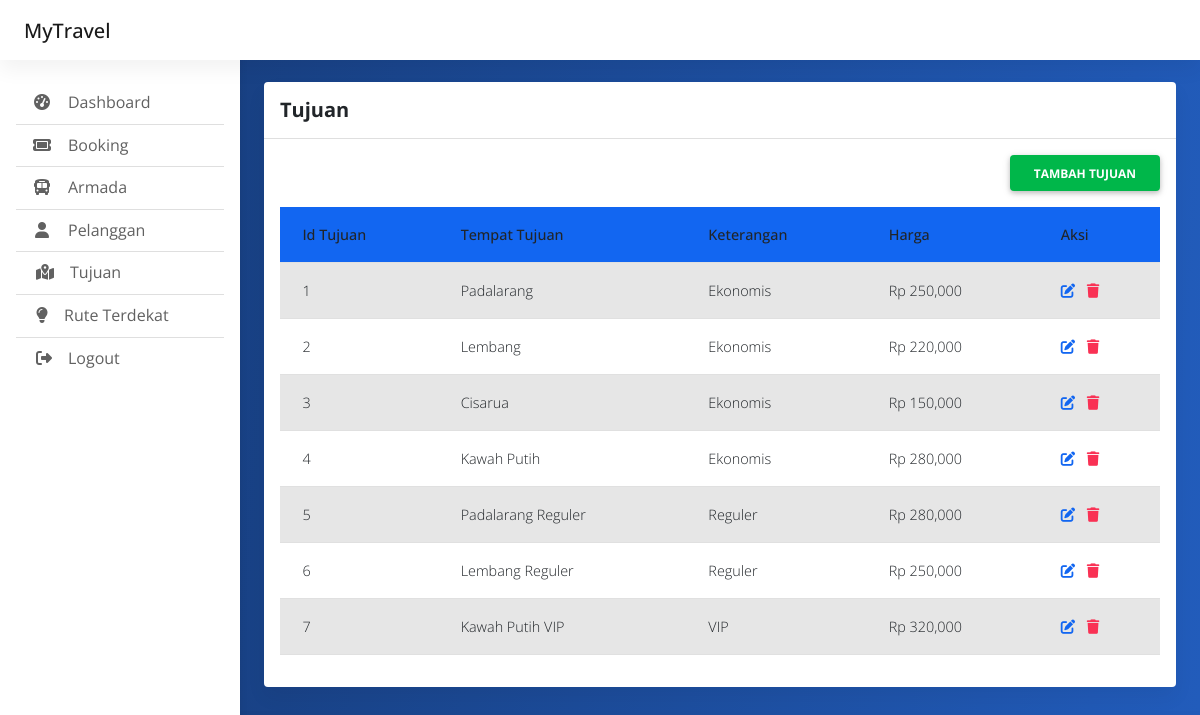
Page /index.php/admin/tujuan on the earlier database version.
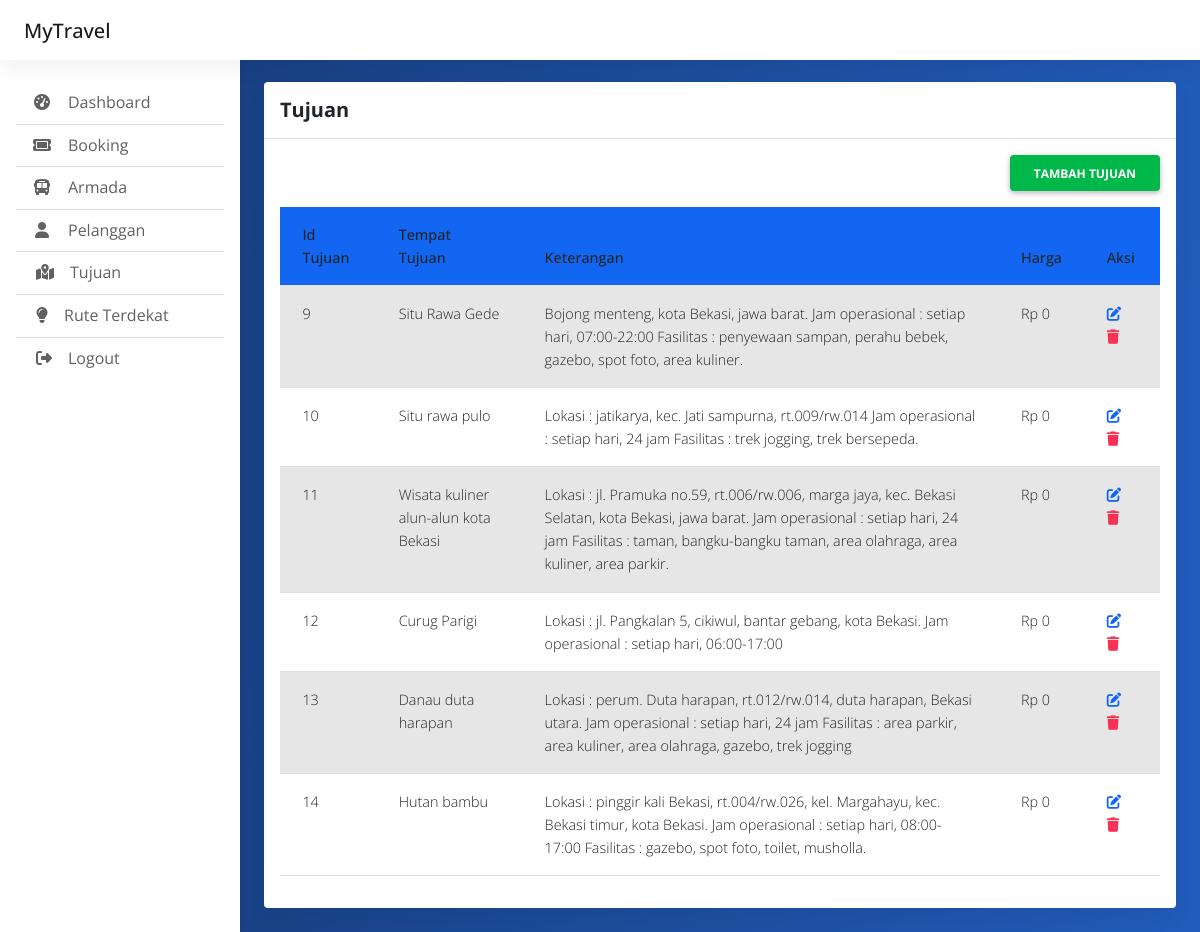
Same page on the later database version.
### tables this page shows
CREATE TABLE `tujuan` (
  `id_tujuan` int(255) NOT NULL,
  `nama_tujuan` varchar(255) NOT NULL,
  `paket` varchar(255) NOT NULL,
  `harga` int(255) NOT NULL
);

### application/controllers/Admin.php (called while the page is built, shortened)
<?php
class Admin extends CI_Controller {
	public function __construct()
	{
		$this->load->model('akun_model');
		$this->load->model('crud_model');
	}
	public function tujuan()
	{
		$data['array_tujuan'] = $this->crud_model->mengambil_data('tujuan');
		$this->load->view('admin_tujuan',$data);
	}
}

### index.php (called while the page is built, shortened)
<?php
require_once BASEPATH.'core/CodeIgniter.php';

### application/models/Crud_model.php (called while the page is built, shortened)
<?php
class Crud_model extends CI_Model{
	public function mengambil_data($nama_tabel)
	{
		$this->db->select('*');
		$this->db->from($nama_tabel);
		$query = $this->db->get();
		return $query->result();
	}
}

### application/views/admin_tujuan.php (the view, shortened to what this page needs)
<!doctype html>
<html lang="en">
  <head>
    <link href="https://cdn.jsdelivr.net/npm/bootstrap@5.3.0-alpha1/dist/css/bootstrap.min.css" rel="stylesheet">
	<link rel="stylesheet" href="https://cdnjs.cloudflare.com/ajax/libs/font-awesome/6.4.0/css/all.min.css" />
	<link rel="stylesheet" href="<?=base_url()?>css/mdb.min.css" />
	<link rel="stylesheet" href="<?=base_url()?>css/admin.css" />
  </head>
<body>
  <header>
    <?php $this->load->view('component/sidebar.php');?>
    <?php $this->load->view('component/navbar.php');?>
  </header>
  <main style="margin-top: 58px">
    <div class="container pt-4">
		  <section class="mb-4">
			<div class="card">
			  <div class="card-header py-3">
				<h5 class="mb-0"><strong>Tujuan</strong></h5>
			  </div>
			  <div class="card-body">
				<div class="d-grid gap-2 mb-3 d-md-flex justify-content-md-end">
				  <a href="<?=site_url('admin/tujuan_add')?>"><button class="btn btn-success fw-bold" type="button">Tambah Tujuan</button></a>
				</div>
				<table class="table table-striped" id="barangTable">
					<thead>
						<tr class="bg-primary text-white">
							<th>Id Tujuan</th>
							<th>Tempat Tujuan</th>
							<th>Keterangan</th>
							<th>Harga</th>
							<th>Aksi</th>
						</tr>
					</thead>
					<tbody>
					<?php foreach($array_tujuan as $tujuan): ?>
						<tr>
							<td><?=$tujuan->id_tujuan?></td>
							<td><?=$tujuan->nama_tujuan?></td>
							<td><?=$tujuan->paket?></td>
							<td>Rp <?=number_format($tujuan->harga)?></td>
							<td>
								<a href="<?=site_url('admin/tujuan_edit/'.$tujuan->id_tujuan)?>"><span class="fw-bold me-2 text-primary" onclick="return editchecked('');"><i class="fa-solid fa-pen-to-square"></i></span></a>
								<a href="<?=site_url('admin/tujuan_hapus/'.$tujuan->id_tujuan)?>"><span class="fw-bold text-danger" onclick="return deletechecked('');"><i class="fa-solid fa-trash"></i></span></a>
							</td>
						</tr>
					<?php endforeach; ?>
					</tbody>
				</table>
			  </div>
			</div>
		  </section>
    </div>
  </main>
</body>
</html>

### application/views/component/sidebar.php
<nav id="sidebarMenu" class="collapse d-lg-block sidebar collapse bg-white">
  <div class="position-sticky">
    <div class="list-group list-group-flush mx-3 mt-4">
      <a href="<?=site_url('admin')?>" class="list-group-item list-group-item-action py-2 ripple" id="dashboard">
        <i class="fas fa-tachometer-alt fa-fw me-3"></i><span>Dashboard</span>
      </a>
      <a href="<?=site_url('admin/booking')?>" class="list-group-item list-group-item-action py-2 ripple" id="pengiriman">
        <i class="fas fa-ticket fa-fw me-3"></i><span>Booking</span>
      </a>
      <a href="<?=site_url('admin/armada')?>" class="list-group-item list-group-item-action py-2 ripple" id="kurir">
        <i class="fas fa-bus fa-fw me-3"></i><span>Armada </span>
      </a>
      <a href="<?=site_url('admin/pelanggan')?>"" class="list-group-item list-group-item-action py-2 ripple" id="gudang"><i
          class="fas fa-user fa-fw me-3"></i><span>Pelanggan</span>
</a>
      <a href="<?=site_url('admin/tujuan')?>"" class="list-group-item list-group-item-action py-2 ripple" id="status"><i
class="fas fa-map-location-dot  ms-1 me-3"></i><span>Tujuan</span>
</a>
      <a href="<?=site_url('admin/algoritmadjaksara')?>"" class="list-group-item list-group-item-action py-2 ripple" id="status"><i
class="fas fa-lightbulb  ms-1 me-3"></i><span>Rute Terdekat</span>
</a>
      <a href="<?=site_url('admin/logout')?>"" class="list-group-item list-group-item-action py-2 ripple" id="status"><i
class="fas fa-right-from-bracket ms-1 me-3"></i><span>Logout</span>
</a>
    </div>
  </div>
</nav>

### application/views/component/navbar.php (shortened to what this page needs)
<nav id="main-navbar" class="navbar navbar-expand-lg navbar-light bg-white fixed-top">
  <div class="container-fluid">
    <a class="navbar-brand" href="#">
      <span class="navbar-brand mb-0 h1">MyTravel</span>
    </a>
  </div>
</nav>

### css/admin.css (style rules this page uses)
body { background-color: #fbfbfb; }
@media (min-width: 991.98px) { main { padding-left: 240px; } }
.sidebar { position: fixed; top: 0; bottom: 0; left: 0; padding: 58px 0 0; box-shadow: 0 2px 5px 0 rgb(0 0 0 / 5%), 0 2px 10px 0 rgb(0 0 0 / 5%); width: 240px; z-index: 600; }

### application/views/admin_tujuan.php (style rules this page uses)
td { padding: 2px 2px; }
body { background-color: #163a76; font-family: 'Open Sans', sans-serif; background: rgb(22,58,118); background: linear-gradient(94deg, rgba(22,58,118,1) 0%, rgba(34,92,187,1) 100%); }
button { padding: 3px 12px 3px 12px; }

Differences in the rows shown:
removed tujuan: id_tujuan "1", nama_tujuan "Padalarang", paket "Ekonomis", harga "250,000"
removed tujuan: id_tujuan "2", nama_tujuan "Lembang", paket "Ekonomis", harga "220,000"
removed tujuan: id_tujuan "3", nama_tujuan "Cisarua", paket "Ekonomis", harga "150,000"
removed tujuan: id_tujuan "4", nama_tujuan "Kawah Putih", paket "Ekonomis", harga "280,000"
removed tujuan: id_tujuan "5", nama_tujuan "Padalarang Reguler", paket "Reguler", harga "280,000"
removed tujuan: id_tujuan "6", nama_tujuan "Lembang Reguler", paket "Reguler", harga "250,000"
removed tujuan: id_tujuan "7", nama_tujuan "Kawah Putih VIP", paket "VIP", harga "320,000"
added tujuan: id_tujuan "9", nama_tujuan "Situ Rawa Gede", paket "Bojong menteng, kota Bekasi, jawa barat. Jam operasional : setiap hari, 07:00-22:00 Fasilitas : penyewaan sampan, perahu bebek, gazebo, spot foto, area kuliner.", harga "0"
added tujuan: id_tujuan "10", nama_tujuan "Situ rawa pulo", paket "Lokasi : jatikarya, kec. Jati sampurna, rt.009/rw.014 Jam operasional : setiap hari, 24 jam Fasilitas : trek jogging, trek bersepeda.", harga "0"
added tujuan: id_tujuan "11", nama_tujuan "Wisata kuliner alun-alun kota Bekasi", paket "Lokasi : jl. Pramuka no.59, rt.006/rw.006, marga jaya, kec. Bekasi Selatan, kota Bekasi, jawa barat. Jam operasional : setiap hari, 24 jam Fasilitas : taman, bangku-bangku taman, area olahraga, area kuliner, area parkir.", harga "0"
added tujuan: id_tujuan "12", nama_tujuan "Curug Parigi", paket "Lokasi : jl. Pangkalan 5, cikiwul, bantar gebang, kota Bekasi. Jam operasional : setiap hari, 06:00-17:00", harga "0"
added tujuan: id_tujuan "13", nama_tujuan "Danau duta harapan", paket "Lokasi : perum. Duta harapan, rt.012/rw.014, duta harapan, Bekasi utara. Jam operasional : setiap hari, 24 jam Fasilitas : area parkir, area kuliner, area olahraga, gazebo, trek jogging", harga "0"
added tujuan: id_tujuan "14", nama_tujuan "Hutan bambu", paket "Lokasi : pinggir kali Bekasi, rt.004/rw.026, kel. Margahayu, kec. Bekasi timur, kota Bekasi. Jam operasional : setiap hari, 08:00-17:00 Fasilitas : gazebo, spot foto, toilet, musholla.", harga "0"
